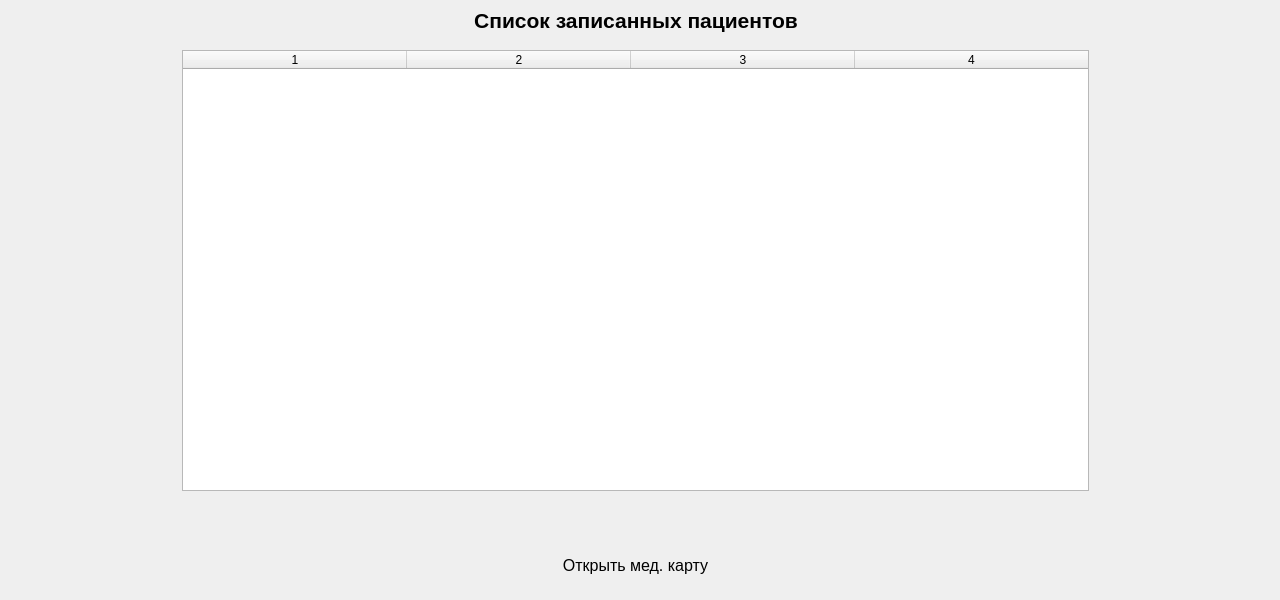
        <widget class="QWidget" name="ListOfAppointedClientsPage">
         <widget class="QWidget" name="horizontalLayoutWidget_36">
          <property name="geometry">
           <rect>
            <x>0</x>
            <y>50</y>
            <width>1271</width>
            <height>441</height>
           </rect>
          </property>
          <layout class="QHBoxLayout" name="horizontalLayout_123" stretch="2,10,2">
           <item>
            <spacer name="horizontalSpacer_77">
             <property name="orientation">
              <enum>Qt::Horizontal</enum>
             </property>
             <property name="sizeHint" stdset="0">
              <size>
               <width>40</width>
               <height>20</height>
              </size>
             </property>
            </spacer>
           </item>
           <item>
            <widget class="QTableWidget" name="FoundClientsTable_3">
             <property name="sizePolicy">
              <sizepolicy hsizetype="Expanding" vsizetype="Expanding">
               <horstretch>0</horstretch>
               <verstretch>0</verstretch>
              </sizepolicy>
             </property>
             <property name="horizontalScrollBarPolicy">
              <enum>Qt::ScrollBarAlwaysOff</enum>
             </property>
             <property name="sizeAdjustPolicy">
              <enum>QAbstractScrollArea::AdjustIgnored</enum>
             </property>
             <property name="columnCount">
              <number>4</number>
             </property>
             <attribute name="horizontalHeaderMinimumSectionSize">
              <number>40</number>
             </attribute>
             <attribute name="horizontalHeaderDefaultSectionSize">
              <number>224</number>
             </attribute>
             <attribute name="horizontalHeaderStretchLastSection">
              <bool>true</bool>
             </attribute>
             <attribute name="verticalHeaderVisible">
              <bool>false</bool>
             </attribute>
             <attribute name="verticalHeaderDefaultSectionSize">
              <number>40</number>
             </attribute>
             <column/>
             <column/>
             <column/>
             <column/>
            </widget>
           </item>
           <item>
            <spacer name="horizontalSpacer_78">
             <property name="orientation">
              <enum>Qt::Horizontal</enum>
             </property>
             <property name="sizeHint" stdset="0">
              <size>
               <width>40</width>
               <height>20</height>
              </size>
             </property>
            </spacer>
           </item>
          </layout>
         </widget>
         <widget class="QWidget" name="horizontalLayoutWidget_37">
          <property name="geometry">
           <rect>
            <x>190</x>
            <y>540</y>
            <width>891</width>
            <height>51</height>
           </rect>
          </property>
          <layout class="QHBoxLayout" name="horizontalLayout_124" stretch="8,4,8">
           <item>
            <spacer name="horizontalSpacer_79">
             <property name="orientation">
              <enum>Qt::Horizontal</enum>
             </property>
             <property name="sizeHint" stdset="0">
              <size>
               <width>40</width>
               <height>20</height>
              </size>
             </property>
            </spacer>
           </item>
           <item>
            <widget class="QPushButton" name="OpenOutpatientCardButton">
             <property name="sizePolicy">
              <sizepolicy hsizetype="Minimum" vsizetype="Preferred">
               <horstretch>0</horstretch>
               <verstretch>0</verstretch>
              </sizepolicy>
             </property>
             <property name="font">
              <font>
               <pointsize>12</pointsize>
              </font>
             </property>
             <property name="styleSheet">
              <string notr="true">border-radius: 25px;</string>
             </property>
             <property name="text">
              <string>Открыть мед. карту</string>
             </property>
            </widget>
           </item>
           <item>
            <spacer name="horizontalSpacer_80">
             <property name="orientation">
              <enum>Qt::Horizontal</enum>
             </property>
             <property name="sizeHint" stdset="0">
              <size>
               <width>40</width>
               <height>20</height>
              </size>
             </property>
            </spacer>
           </item>
          </layout>
         </widget>
         <widget class="QWidget" name="horizontalLayoutWidget_38">
          <property name="geometry">
           <rect>
            <x>0</x>
            <y>0</y>
            <width>1271</width>
            <height>41</height>
           </rect>
          </property>
          <layout class="QHBoxLayout" name="horizontalLayout_152">
           <item>
            <spacer name="horizontalSpacer_81">
             <property name="orientation">
              <enum>Qt::Horizontal</enum>
             </property>
             <property name="sizeHint" stdset="0">
              <size>
               <width>40</width>
               <height>20</height>
              </size>
             </property>
            </spacer>
           </item>
           <item>
            <widget class="QLabel" name="label_101">
             <property name="text">
              <string>&lt;html&gt;&lt;head/&gt;&lt;body&gt;&lt;p align=&quot;center&quot;&gt;&lt;span style=&quot; font-size:16pt; font-weight:600;&quot;&gt;Список записанных пациентов&lt;/span&gt;&lt;/p&gt;&lt;/body&gt;&lt;/html&gt;</string>
             </property>
            </widget>
           </item>
           <item>
            <spacer name="horizontalSpacer_82">
             <property name="orientation">
              <enum>Qt::Horizontal</enum>
             </property>
             <property name="sizeHint" stdset="0">
              <size>
               <width>40</width>
               <height>20</height>
              </size>
             </property>
            </spacer>
           </item>
          </layout>
         </widget>
        </widget>
